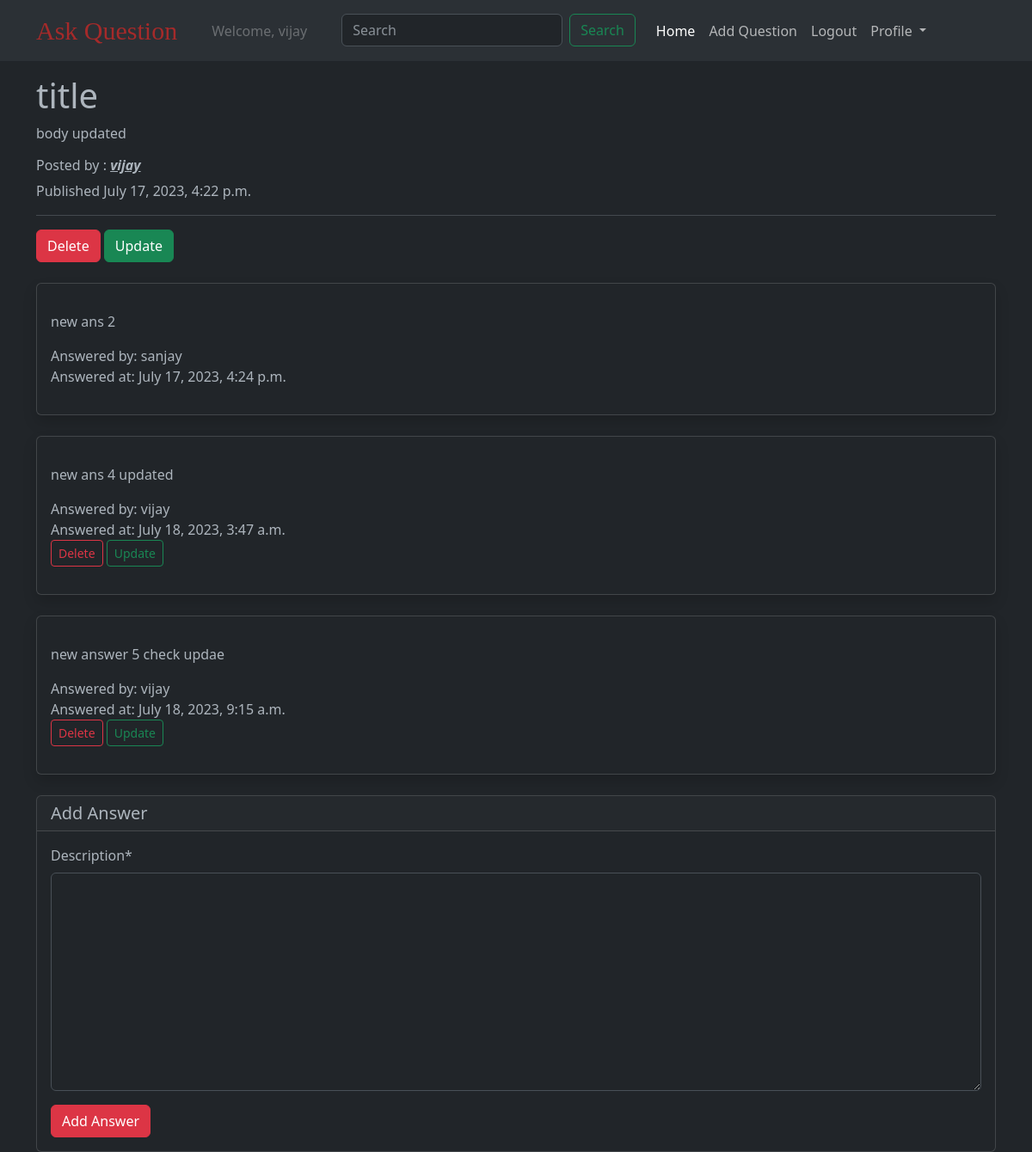
Page /question/title/ (signed in) on the committed database.
### users/models.py (models this page shows)
class CustomUser(AbstractUser):
    pass

### questions/models.py (models this page shows)
class Question(models.Model):
    created_at = models.DateTimeField(auto_now_add=True)
    title = models.CharField(max_length=250)
    body = models.TextField()
    slug = models.SlugField(max_length=250,unique=True)
    author = models.ForeignKey(settings.AUTH_USER_MODEL,
                               on_delete=models.CASCADE,
                               related_name='questions')
    objects = models.Manager()

class Answer(models.Model):
    created_at = models.DateTimeField(auto_now_add=True)
    description = models.TextField()
    question = models.ForeignKey(Question, on_delete=models.CASCADE,
                                 related_name='answers')
    author = models.ForeignKey(settings.AUTH_USER_MODEL,
                               on_delete=models.CASCADE,
                               related_name='answers')
    objects = models.Manager()

### questions/views.py (the view)
# urls.py: path('question/<slug:slug>/', question_details ,name='qdetails'),
@login_required
def question_details(request,slug):
    question = get_object_or_404(Question,slug=slug)
    answer_list = Answer.objects.filter(question = question)
    form = AnswerForm(request.POST)
    if request.method == "POST":
        if form.is_valid():
            answer = form.save(commit=False)
            answer.question = question
            answer.author = request.user
            answer.save()
            return redirect('qdetails', slug = question.slug)
    else:
        form = AnswerForm()
    return render(request,'QDetails.html',{'question':question,'answer_list':answer_list,'form':form})

### questions/forms.py
class AnswerForm(forms.ModelForm):
    class Meta:
        model = Answer
        fields = ('description',)

### templates/QDetails.html (shortened to what this page needs)
{% extends 'base.html' %}
{% load crispy_forms_tags %}
{% block body %}
    <div class="container mt-3" >
        <h1>{{question.title}}</h1>
        <p>{{question.body}}</p>
        <h6>
            Posted by : <i><b><u>{{question.author}}</u></b></i>
        </h6>
        <p>Published {{question.created_at}}</p>
        <hr>
        {% if request.user == question.author %}
        <a class="btn btn-danger"href="{%url 'delete_question' question.slug%}">Delete</a>
        <a class="btn btn-success"href="{%url 'update_question' question.slug%}">Update</a>
        {% endif%}
    </div>
    <div class="container">
        {% for answer in answer_list %}
            <div class="card mt-4 py-3 shadow">
                <div class="card-body">
                    <p class="card-text">
                        {{answer.description}}
                    </p>
                    <div class="row">
                        <div class="col col-md-auto">
                            Answered by: {{answer.author.username}}
                        </div>
                    </div>
                    <div class="row">
                        <div class="col col-md-auto">
                            Answered at: {{answer.created_at}}
                        </div>
                    </div>
                    {% if request.user == answer.author %}
                        <a class="btn btn-outline-danger btn-sm mt3" href="{%url 'delete_answer' answer.id%}">Delete</a>
                        <a class="btn btn-outline-success btn-sm mt3" href="{%url 'update_answer' answer.id%}">Update</a>
                    {% endif%}
                </div>
            </div>
        {% endfor %}
    </div>
    <div class="container">
        <div class="card mt-4">
            <form method = "post" novalidate>
                <h5 class="card-header">Add Answer</h5>
                <div class="card-body">
                    {{form|crispy}}
                    <input type="submit" value="Add Answer" class="btn btn-danger">
                </div>
            </form>
        </div>
    </div>
{% endblock %}

### templates/base.html (shortened to what this page needs)
<!DOCTYPE html>
<html lang="en">
<head>
    <link href="https://cdn.jsdelivr.net/npm/bootstrap@5.3.0/dist/css/bootstrap.min.css" rel="stylesheet">
    {% include 'navbar.html' %}
</head>
<body data-bs-theme="dark">{% block body %}{% endblock %}
</body>
</html>

### templates/navbar.html (shortened to what this page needs)
<nav class="navbar navbar-expand-lg bg-body-tertiary">
    <div class="container">
      <a class="navbar-brand text-style" href="{% url 'qlist' %}">Ask Question</a>
      <div class="collapse navbar-collapse" id="navbarSupportedContent">
        <ul class="navbar-nav me-auto mb-2 mb-lg-0">
          {% if request.user.is_authenticated %}
            <li class="nav-item mx-3">
                <a class="nav-link disabled">Welcome, {{request.user.username}}</a>
              </li><li>
            <form class="d-flex mx-3" role="search">
              <input class="form-control me-2" type="search" placeholder="Search" aria-label="Search" name="q">
              <button class="btn btn-outline-success" type="submit">Search</button>
            </form>
          </li>
          <li class="nav-item">
            <a class="nav-link active" aria-current="page" href="{% url 'qlist' %}">Home</a>
          </li>
          <li class="nav-item">
            <a class="nav-link" href="{% url 'create_question' %}">Add Question</a>
          </li>
          <li class="nav-item">
            <a class="nav-link" href="{% url 'logout' %}">Logout</a>
          </li>
          <li class="nav-item dropdown">
            <a class="nav-link dropdown-toggle" href="#" role="button" data-bs-toggle="dropdown" aria-expanded="false">
              Profile
            </a>
          </li>
          {% endif %}
        </ul>
      </div>
    </div>
  </nav>

### templates/navbar.html (style rules this page uses)
.text-style { font-size: 30px !important; font-family: fantasy !important; color: brown !important; }

### rows in the picture
CustomUser: user.username "vijay"
Question: title "title", body "body updated", author "vijay", created_at "July 17, 2023, 4:22 p.m."
Answer: description "new ans 2", author.username "sanjay", created_at "July 17, 2023, 4:24 p.m."
Answer: description "new ans 4 updated", author.username "vijay", created_at "July 18, 2023, 3:47 a.m.", shows "Delete"
Answer: description "new answer 5 check updae", author.username "vijay", created_at "July 18, 2023, 9:15 a.m.", shows "Delete"
